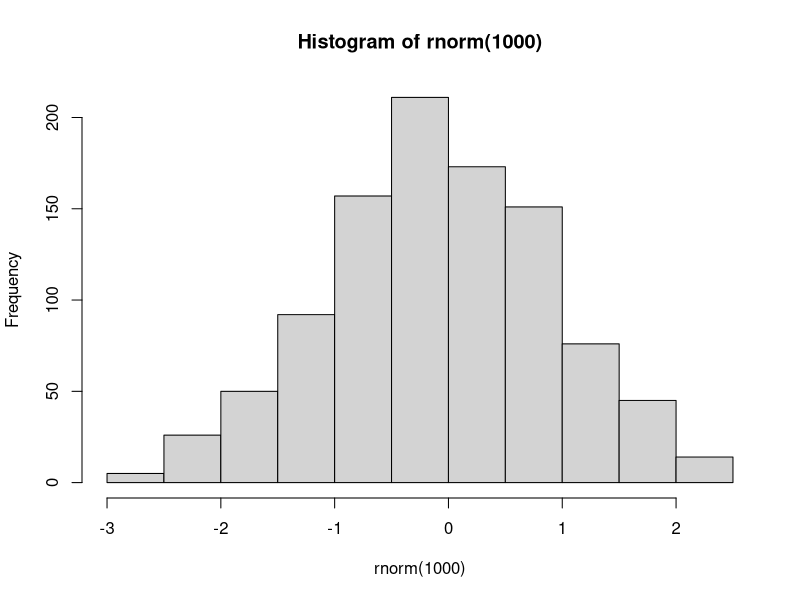

Source code (R):
## ---- chunk 1
# some syntax to remember

# <> this is for putting in an email, e.g., <http.msi.org>

# $$ this is for putting equations, e.g., $$ y = mx + b $$

# ![] this is for putting photos, but you need to place the photo first on the directory, e.g., ![]HIMBProg/image.jpg
## ---- chunk 2
hist(rnorm(1000))

# if {r, echo=F} removes the line in the command
